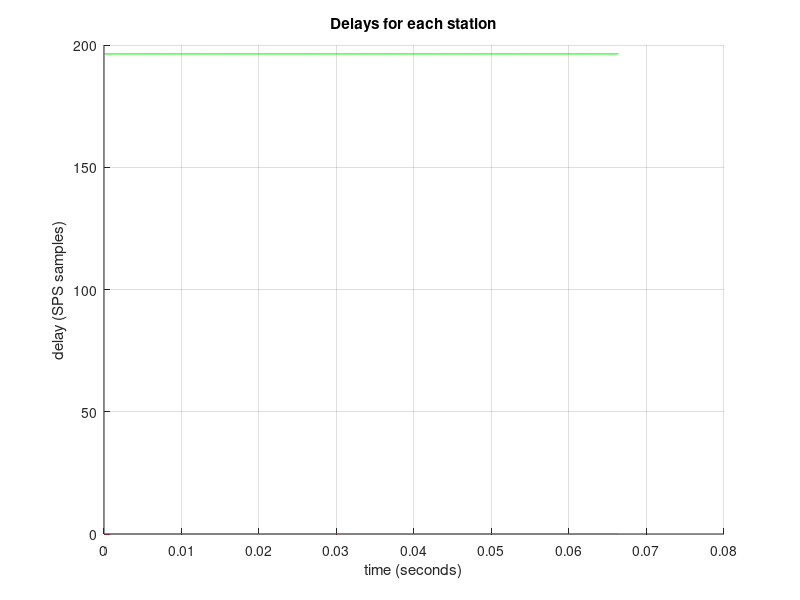
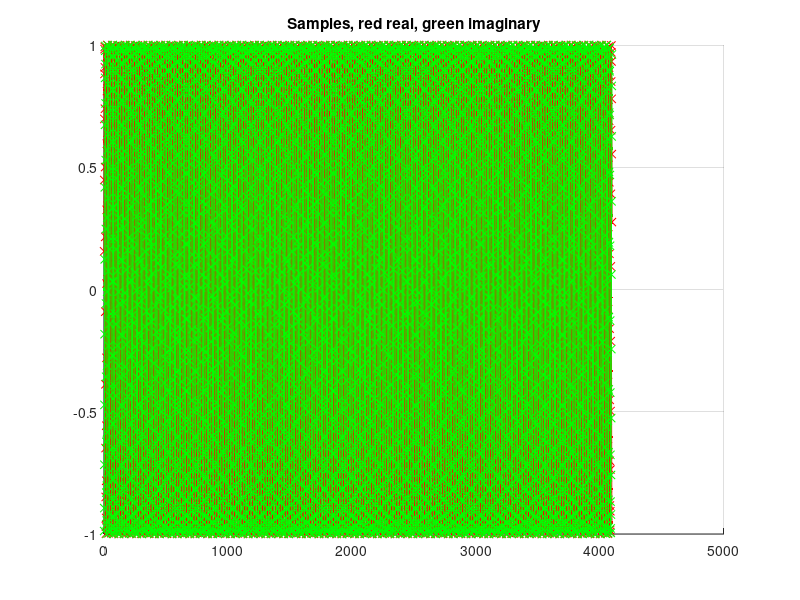

Write MATLAB code to recreate these figures, in order. (Note: this script raises an error after producing the figures.)
%% Doppler simulation
% Simulates a single tone, which is received at two different stations with
% different delays.
% The result is run through the correlator filterbank and the cross
% correlation of the two stations is calculated.
clear all;

% SPS channel center frequency
SPS_f = 300e6;

% Source signal - tone at this frequency
% Correlator fine channels are spaced 226.056 Hz apart.
tone_loc = 200.5; % Number of fine channels from the center of the SPS channel
f_src = SPS_f + 226.0561342592592 * tone_loc;  % Note 100 MHz is a multiple of T_sps

% SPS sample period
T_sps = 1080e-9;  % Actual SPS channels have a 1080 ns period

% Number of SPS samples to process. Correlator filterbank preload is 
% 11*4096 samples, so 15*4096 gives 4 samples at the filterbank output
N_sps = 15 * 4096; % 15 * 4096 = 61440
N_sps_padded = N_sps + 4096; % Calculate more samples than we need so that we can apply padding

% Station delays, expressed as a sinusoid with given amplitude and phase
% Simulate two stations 
delay_amp(1) = 0;  % 100us = 30 km from the phase center (100e-6 * 3e8 = 30e3)
delay_phase(1) = 0;   % In radians, 0 to 2pi over the course of a day

delay_amp(2) = 300e-6;
delay_phase(2) = pi/4;

% Offset to apply to the delays to ensure the delay is a positive value to
% avoid negative indexing errors in matlab
delay_offset = 0; % max(delay_amp) + 2 * T_sps; 

%% Plot the delays
figure(1);
clf;
hold on;
grid on;
plot((0:(N_sps-1))*T_sps,(1/T_sps) * delay_amp(1) * sin(delay_phase(1) + 2*pi*(0:(N_sps-1))*T_sps/(24*60*60)),'r-');
plot((0:(N_sps-1))*T_sps,(1/T_sps) * delay_amp(2) * sin(delay_phase(2) + 2*pi*(0:(N_sps-1))*T_sps/(24*60*60)),'g-');
xlabel('time (seconds)');
ylabel('delay (SPS samples)');
title('Delays for each station');

%% Calculate the samples at each station
samples = zeros(N_sps_padded,2); 
for station = 1:2
    sampling_times = T_sps * (0:(N_sps_padded-1)) - (delay_offset + delay_amp(station) * sin(delay_phase(station) + 2*pi*(0:(N_sps_padded-1))*T_sps/(24*60*60)));
    samples(:,station) = exp(1i*2*pi*sampling_times * f_src);
end

%% Plot samples
figure(2);
clf;
hold on;
grid on;
plot(real(samples(1:4096,1)),'r.-');
plot(imag(samples(1:4096,1)),'g.-');
plot(real(samples(1:4096,2)),'rx-');
plot(imag(samples(1:4096,2)),'gx-');
title('Samples, red real, green imaginary');

%%%%%%%%%%%%%%%%%%%%%%%%%%%%%%%%%%%%%%%%%%%%%%%%%%%%%%%%%%%%%%
%% Create visibility
%%%%%%%%%%%%%%%%%%%%%%%%%%%%%%%%%%%%%%%%%%%%%%%%%%%%%%%%%%%%%%

%% Apply Coarse delay (a whole number of SPS samples)
% Single sampling offset calculated at the start (t=0) of the frame
samples_coarse = zeros(N_sps,2);  % samples after application of the coarse delay
for station = 1:2
    delay_t0(station) = delay_amp(station) * sin(delay_phase(station) + 0);
    delay_samples_t0(station) = floor(delay_t0(station) / T_sps);
    samples_coarse(:,station) = samples((delay_samples_t0(station) + 1):(delay_samples_t0(station) + N_sps),station);
end


%% Apply doppler correction 
% A delay of t seconds corresponds to a linear phase shift across the band.
% As a function of the frequency f in Hz : 
%   delta_phi(f) = 2*pi*f*t
samples_coarse_doppler = zeros(N_sps,2);  % Samples after applying the coarse delay and the Doppler correction
for station = 1:2
    sampling_times = delay_offset + delay_amp(station) * sin(delay_phase(station) + 2*pi*(0:(N_sps-1))*T_sps/(24*60*60));
    sampling_times = sampling_times - delay_samples_t0(station) * T_sps;
    delta_phi = 2 * pi * SPS_f * sampling_times.';
    samples_coarse_doppler(:,station) = samples_coarse(:,station) .* exp(1i * delta_phi);
end

%% Filterbank

% One block of 3456 fine channels for each station, with doppler applied
samples_coarse_doppler_fine = zeros(3456,2); 

% One block of 3456 fine channels for each station, no doppler applied
samples_coarse_fine = zeros(3456,2);

% One block of 3456 fine channels for each station, no doppler applied,
% phase correction applied after the filterbank
samples_coarse_fine_phase = zeros(3456,2);

for station = 1:2

    % filterbank applied, no doppler
    t2 = correlatorFilterbank(samples_coarse(:,station),0);
    samples_coarse_fine(:,station) = t2(:,end);
    
    % Get the phase offset for the selected filterbank output
    sampling_times = delay_offset + delay_amp(station) * sin(delay_phase(station) + 2*pi*(0:(N_sps-1))*T_sps/(24*60*60));
    % filterbank uses 12*4096 taps, last block is centered on 6*4096 taps
    % from the end
    last_block_delay = sampling_times(end - 6*4096 + 1) - delay_samples_t0(station) * T_sps; 
    samples_coarse_fine_phase(:,station) = samples_coarse_fine(:,station) * exp(1i * 2* pi * SPS_f * last_block_delay);
    
    fine_delay_correction = exp(1i * pi * (last_block_delay/T_sps) * (-1728:1727)/2048);
    samples_coarse_fine_phase(:,station) = samples_coarse_fine_phase(:,station) .* (fine_delay_correction.');
    
    % filterbank applied after doppler
    t1 = correlatorFilterbank(samples_coarse_doppler(:,station),0);
    samples_coarse_doppler_fine(:,station) = t1(:,end);
    samples_coarse_doppler_fine(:,station) = samples_coarse_doppler_fine(:,station) .* (fine_delay_correction.');
    
end
disp("----------------------");
disp('with doppler:');
disp(samples_coarse_doppler_fine(1729 + floor(tone_loc),:));
disp('no doppler, phase correction post filterbank:');
disp(samples_coarse_fine_phase(1729 + floor(tone_loc),:));
disp('no doppler, no phase correction:');
disp(samples_coarse_fine(1729 + floor(tone_loc),:));


figure(3);
clf;
subplot(2,1,1);
hold on;
grid on;
plot(abs(samples_coarse_doppler_fine(:,1)),'r*-')
plot(abs(samples_coarse_doppler_fine(:,2)),'go-')
xlabel('Fine channel');
ylabel('Filterbank absolute value');
title('Input to the correlation, with doppler');
subplot(2,1,2);
hold on;
grid on;
plot(abs(samples_coarse_fine_phase(:,1)),'r*-')
plot(abs(samples_coarse_fine_phase(:,2)),'go-')
xlabel('Fine channel');
ylabel('Filterbank absolute value');
title('Input to the correlation, no doppler');

